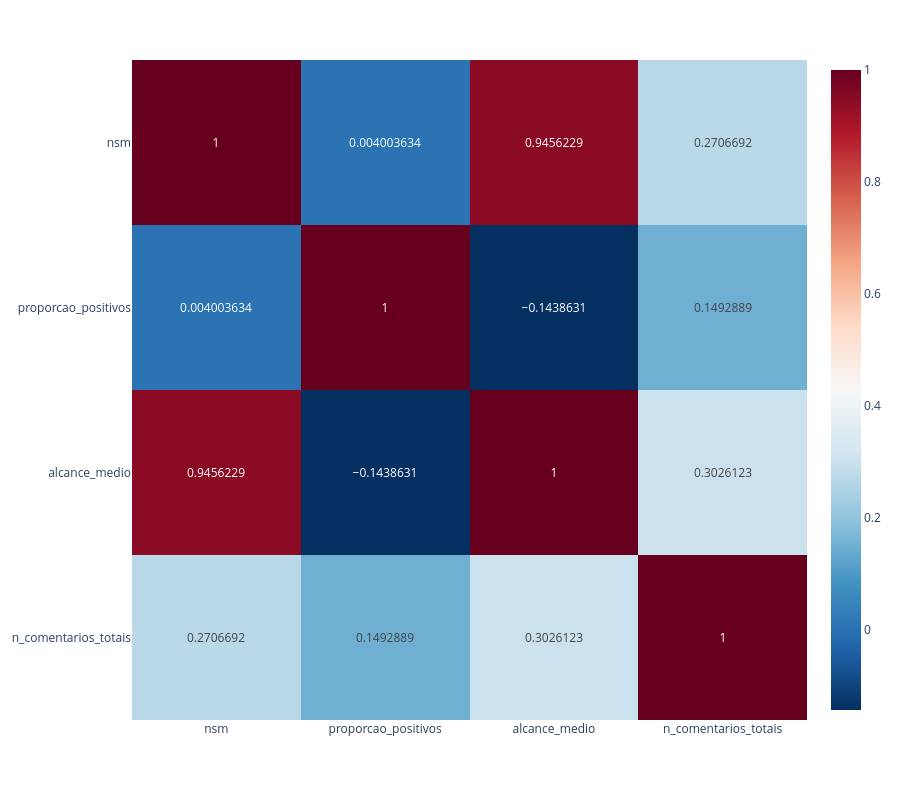

Write notebook code for a chart like this one.
### Code cell
plot_correlation_heatmap(df_nsm[metricas_chave])

### Figure 1 — Plotly figure (JSON) as saved in the notebook; plotly's stock layout.template omitted (floating-point values rounded to 4 significant figures)
{"data": [{"coloraxis": "coloraxis", "hovertemplate": "x: %{x}<br>y: %{y}<br>color: %{z}<extra></extra>", "name": "0", "texttemplate": "%{z}", "type": "heatmap", "x": ["nsm", "proporcao_positivos", "alcance_medio", "n_comentarios_totais"], "xaxis": "x", "y": ["nsm", "proporcao_positivos", "alcance_medio", "n_comentarios_totais"], "yaxis": "y", "z": [[1.0, 0.004004, 0.9456, 0.2707], [0.004004, 1.0, -0.1439, 0.1493], [0.9456, -0.1439, 1.0, 0.3026], [0.2707, 0.1493, 0.3026, 1.0]]}], "layout": {"coloraxis": {"colorscale": [[0.0, "rgb(5,48,97)"], [0.1, "rgb(33,102,172)"], [0.2, "rgb(67,147,195)"], [0.3, "rgb(146,197,222)"], [0.4, "rgb(209,229,240)"], [0.5, "rgb(247,247,247)"], [0.6, "rgb(253,219,199)"], [0.7, "rgb(244,165,130)"], [0.8, "rgb(214,96,77)"], [0.9, "rgb(178,24,43)"], [1.0, "rgb(103,0,31)"]]}, "height": 800, "margin": {"t": 60}, "xaxis": {"anchor": "y", "domain": [0.0, 1.0]}, "yaxis": {"anchor": "x", "autorange": "reversed", "domain": [0.0, 1.0]}}}
